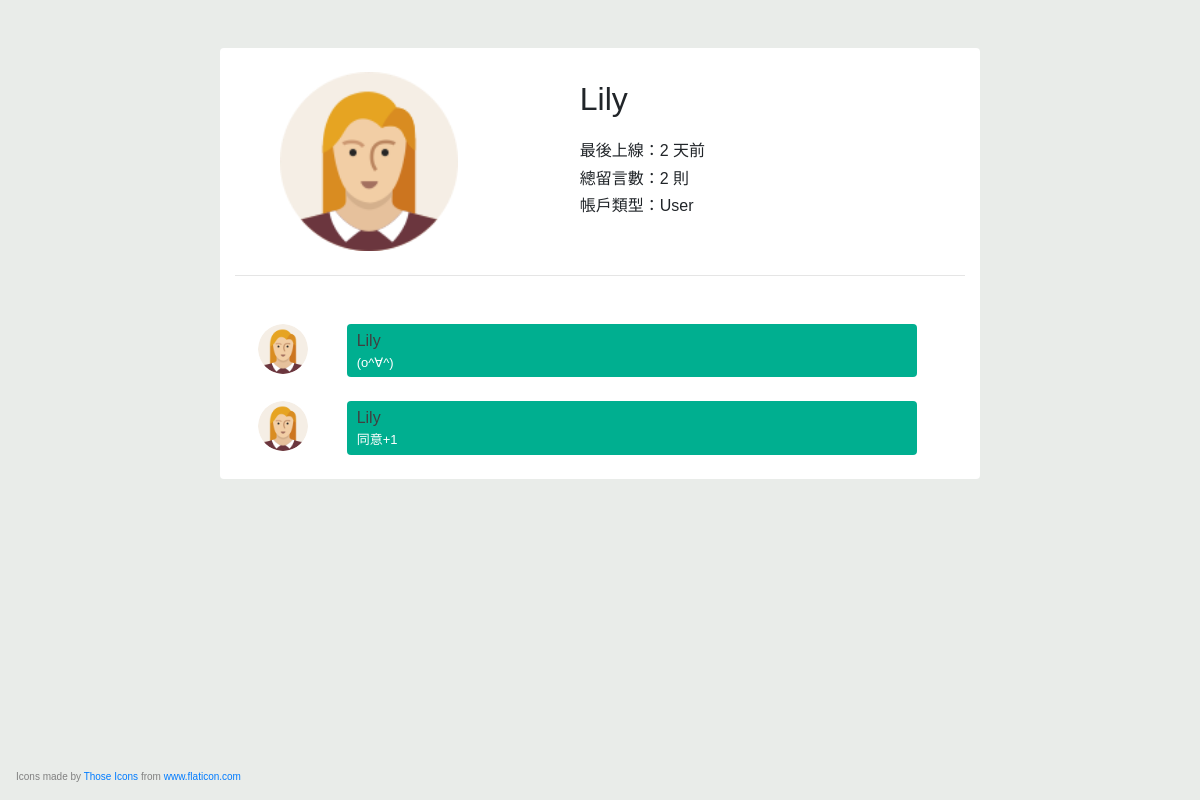
/profile.php?name=Lily (signed in), run on the app's committed database.
### tables this page shows
CREATE TABLE users (username VARCHAR(50), password CHAR(15), icon CHAR(15),
                         account_type INT, last_active INT);

CREATE TABLE message (isMessage BOOL, deleted BOOL, name VARCHAR(50), time INT,
                           call_duration CHAR(11), msg TEXT);

### src/profile.php (the view, shortened to what this page needs)
<?php
require_once('config.php');
?>
<!doctype html>
<html lang="en">
  <head>
    <link rel="stylesheet" href="https://maxcdn.bootstrapcdn.com/bootstrap/4.0.0-beta.3/css/bootstrap.min.css">
    <link rel="stylesheet" href="https://maxcdn.bootstrapcdn.com/font-awesome/4.7.0/css/font-awesome.min.css">
    <link rel="stylesheet" href="style/chat.css">
  </head>
  <body>
  <div class="container">
    <div class="row mt-5">
      <div class="col-md-8 offset-md-2 col-sm-8 offset-sm-2 col-12 comments-main pt-4 rounded">
        <?php
          function show_meta_info($name, $info, $msg_num) {
            ?>
          <div class="row profile mb-4">
            <div class="col-md-4 col-sm-4 col-4 text-center">
              <img src="res/<?= $info['icon']?>" />
            </div>
            <div class="col-md-8 col-sm-8 col-8 rounded info-box mb-2">
              <h2><?= $name?></h2>
              <h6>最後上線：<?= $info['last_active']?> 天前</h6>
              <h6>總留言數：<?= $msg_num?> 則</h6>
              <h6>帳戶類型：<?= $GLOBALS['ac_type']?></h6>
            </div>
          </div>
          <hr>
            <?php
          }
          function show_message($row, $icon) {
            if ($row['deleted'] !== '1') {
              $message = $row['msg'];
            } else {
              $message = '[已刪除訊息] ';
              if ($_SESSION['username'] === $row['name']) {
                $message = $message . $row['msg'];
              }
              $message = '<span class="deleted">' . $message . '</span>';
            }
            ?>
        <ul class="p-0">
          <li>
            <div class="row comments mb-2">
              <div class="col-md-2 col-sm-2 col-3 text-center user-img">
                <img id="profile-photo" src="res/<?= $icon?>" class="rounded-circle" />
              </div>
              <div class="col-md-9 col-sm-9 col-9 comment rounded mb-2">
                <h4 class="m-0"><a href="profile.php?name=<?= $row['name']?>"><?= $row['name']?></a></h4>
                <p class="mb-0 text-white"><?= $message?></p>
              </div>
            </div>
          </li>
        </ul>
            <?php
          }
          if (isset($_GET['name'])) {
            $name = $_GET['name'];
            $sql = "SELECT icon, account_type, last_active FROM chat.users WHERE username = ?";
            $stmt = mysqli_prepare($conn, $sql);
            mysqli_stmt_bind_param($stmt, 's', $name);
            mysqli_stmt_execute($stmt);
            $result = mysqli_stmt_get_result($stmt);
            $info = mysqli_fetch_assoc($result);
            $result = mysqli_query($conn, "SELECT * FROM chat.message WHERE name = '$name'");
            show_meta_info($name, $info, mysqli_num_rows($result));
            while ($row = mysqli_fetch_assoc($result)) {
              show_message($row, $info['icon']);
            }
          }
        ?>
      </div>
    <?php if ($GLOBALS['ac_type'] == 'Admin'): ?>
      <p class="token">順便記好這個token:<?= gen_token()?> 😆</p>
      </div>
      <p class="mt-3" style="text-align: center;">進階挑戰：在這裡撈目標資料!</p>
    <?php else: ?>
      </div>
    <?php endif; ?>
  </div>
  <p class="ml-3 footer">Icons made by <a href="https://www.flaticon.com/authors/those-icons" title="Those Icons">Those Icons</a> from <a href="https://www.flaticon.com/" title="Flaticon"> www.flaticon.com</a></p>
  </body>
</html>

### src/style/chat.css (style rules this page uses)
body { font-family: 'Raleway', sans-serif; background: #E9ECE9; }
.comments-main { background: #FFF; }
.comments-main ul li { list-style: none; }
.comments .comment { padding: 5px 10px; background: #00AF90; }
.comments .user-img img { width: 50px; height: 50px; }
.comments .comment h4 { display: inline-block; font-size: 16px; }
.comments .comment h4 a { color: #404040; text-decoration: none; }
.comments .comment p { font-size: 13px; }
.profile img { padding-left: 20%; width: 100%; }
.info-box { padding-left: 14%; padding-top: 1%; }
.info-box h2 { padding-bottom: 4%; }
.footer { bottom: 0; position: fixed; font-size: 10px; color: gray; }

### data on the page
users: icon (picture), last_active "2"
message: users.icon (picture), name "Lily", msg "(o^∀^)"
message: users.icon (picture), name "Lily", msg "同意+1"

### other printed values
$name "Lily"
$msg_num "2"
$GLOBALS['ac_type'] "User"
